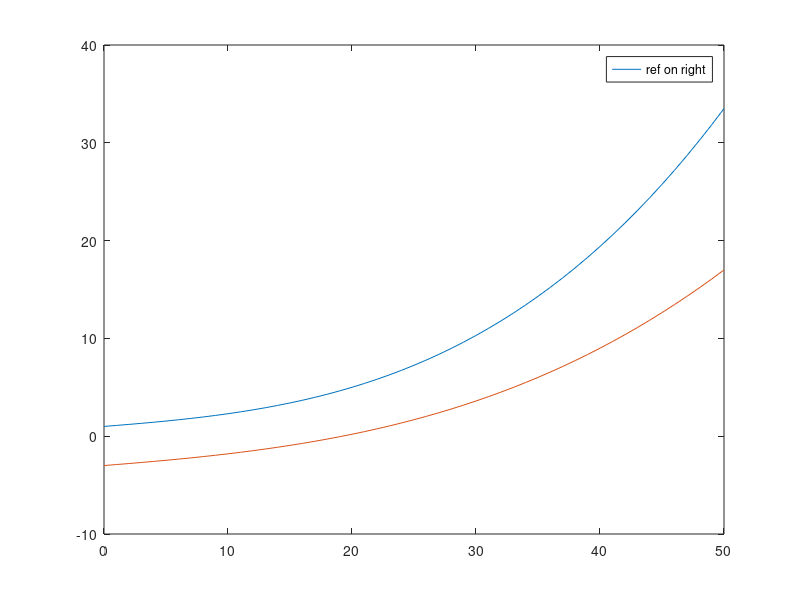

The MATLAB source for this figure: (Note: this script raises an error after producing the figure.)
%% this section is a unit test for reference line generator, where we compare two
% functions between generator working in frenet coordinate and in Cartisian
% coordinate.
clc
clear all
close all
reference = [[],[]];
for i = 1:10
    reference = [reference;[i+1,i*1.2]]
end
    
    line_a = [[],[]];
    line_b = [[],[]];
for i = 0:50
    y = 1 + 0.1* i + 0.001 *i^2 + 0.0002 *i^3;
    line_a = [line_a; [i,y]];
end

for i = 0:50
    y = -3 + 0.1* i + 0.001 *i^2 + 0.0001 *i^3;
    line_b = [line_b; [i,y]];
end

plot(line_a(:,1), line_a(:,2))
legend('ref on left');
hold on
plot(line_b(:,1), line_b(:,2))
legend('ref on right');
hold on
a0 = 1; a1 = 0.1; a2 = 0.001; a3 = 0.0002;
b0 = -3; b1 = 0.1; b2 = 0.001; b3 = 0.0001;
LEN = 50;
reference_1 = reference_line_generator(a0,a1,a2,a3, b0,b1,b2,b3, LEN);
reference_2 = reference_line_generator_frenet(a0,a1,a2,a3, b0,b1,b2,b3, LEN);
plot(reference_1(:,1),reference_1(:,2),'--b')
legend('ref in Cartisian');
plot(reference_2(:,1),reference_2(:,2),'^r')
legend('ref in Frenet');

function [reference] = reference_line_generator(a0,a1,a2,a3, b0,b1,b2,b3, LEN)
%% in this function, we use the left and right lane polynomials to generate
% a reference center line
% input: left lane polynomials, right lane polynomials, LEN(length of reference)
% output: reference center line polynomials
reference = [[],[]];

for i = 0:0.2:LEN
    y = 0.5 * ( (a0 + a1 * i + a2 * i^2 + a3 * i^3) + (b0 + b1 * i + b2 * i^2 + b3 * i^3));
    reference =  [reference; [i,y]];
end
end

function y = f_a(a0, a1, a2, a3, x)
    y = a0 + a1 * x + a2 * x^2 + a3 * x^3;
end

function y = f_b(b0, b1, b2, b3, x)
    y = b0 + b1 * x + b2 * x^2 + b3 * x^3;
end

function [reference] = reference_line_generator_frenet(a0,a1,a2,a3, b0,b1,b2,b3, LEN)
S = 0;
s_a = 0;
s_b = 0;
x_a = 0;
x_b = 0;
reference = [x_a, x_b];
delta_x = 0.1;
RESOLUTION = 1;
y_a_pre = f_a(a0,a1,a2,a3, x_a);
y_b_pre = f_b(b0,b1,b2,b3, x_b);
reference = [x_a, 0.5*(y_a_pre + y_b_pre)];
while S < LEN

    s_a = 0;
    s_b = 0;
    while s_a < RESOLUTION
        x_a = x_a + delta_x;
        y_a = f_a(a0,a1,a2,a3, x_a);
        s_a = s_a + sqrt( delta_x^2 + (y_a - y_a_pre)^2);
        y_a_pre = y_a;
      
       
    end
    
    while s_b < RESOLUTION 
        x_b = x_b + delta_x;
        y_b = f_b(b0,b1,b2,b3, x_b);
        s_b = s_b + sqrt( delta_x^2 + (y_b - y_b_pre)^2);
        y_b_pre = y_b;
        
    end
    S = S + RESOLUTION;
    reference = [reference; [0.5*(x_a + x_b), 0.5*(y_a + y_b) ]];
end
end
